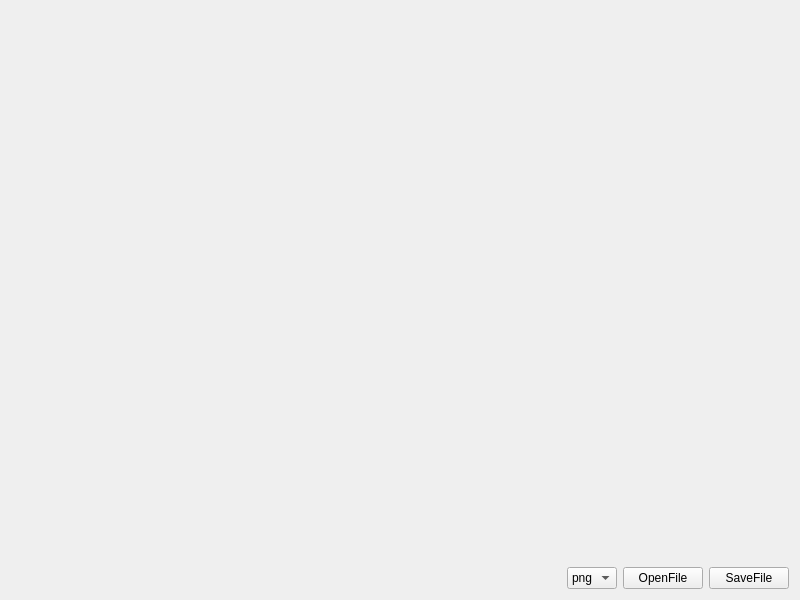
<?xml version="1.0" encoding="UTF-8"?>
<ui version="4.0">
 <class>Widget</class>
 <widget class="QWidget" name="Widget">
  <property name="geometry">
   <rect>
    <x>0</x>
    <y>0</y>
    <width>800</width>
    <height>600</height>
   </rect>
  </property>
  <property name="windowTitle">
   <string>Widget</string>
  </property>
  <layout class="QVBoxLayout" name="verticalLayout_2">
   <item>
    <layout class="QHBoxLayout" name="horizontalLayout_2">
     <item>
      <spacer name="horizontalSpacer_2">
       <property name="orientation">
        <enum>Qt::Horizontal</enum>
       </property>
       <property name="sizeHint" stdset="0">
        <size>
         <width>40</width>
         <height>20</height>
        </size>
       </property>
      </spacer>
     </item>
     <item>
      <layout class="QVBoxLayout" name="verticalLayout">
       <item>
        <spacer name="verticalSpacer">
         <property name="orientation">
          <enum>Qt::Vertical</enum>
         </property>
         <property name="sizeHint" stdset="0">
          <size>
           <width>20</width>
           <height>40</height>
          </size>
         </property>
        </spacer>
       </item>
       <item>
        <widget class="QLabel" name="Image">
         <property name="minimumSize">
          <size>
           <width>100</width>
           <height>100</height>
          </size>
         </property>
         <property name="text">
          <string/>
         </property>
        </widget>
       </item>
       <item>
        <spacer name="verticalSpacer_2">
         <property name="orientation">
          <enum>Qt::Vertical</enum>
         </property>
         <property name="sizeHint" stdset="0">
          <size>
           <width>20</width>
           <height>40</height>
          </size>
         </property>
        </spacer>
       </item>
      </layout>
     </item>
     <item>
      <spacer name="horizontalSpacer_3">
       <property name="orientation">
        <enum>Qt::Horizontal</enum>
       </property>
       <property name="sizeHint" stdset="0">
        <size>
         <width>40</width>
         <height>20</height>
        </size>
       </property>
      </spacer>
     </item>
    </layout>
   </item>
   <item>
    <layout class="QHBoxLayout" name="horizontalLayout">
     <item>
      <spacer name="horizontalSpacer">
       <property name="orientation">
        <enum>Qt::Horizontal</enum>
       </property>
       <property name="sizeHint" stdset="0">
        <size>
         <width>40</width>
         <height>20</height>
        </size>
       </property>
      </spacer>
     </item>
     <item>
      <widget class="QComboBox" name="TypeBox">
       <item>
        <property name="text">
         <string>png</string>
        </property>
       </item>
       <item>
        <property name="text">
         <string>jpg</string>
        </property>
       </item>
      </widget>
     </item>
     <item>
      <widget class="QPushButton" name="OpenFileButton">
       <property name="text">
        <string>OpenFile</string>
       </property>
      </widget>
     </item>
     <item>
      <widget class="QPushButton" name="SaveFileButton">
       <property name="text">
        <string>SaveFile</string>
       </property>
      </widget>
     </item>
    </layout>
   </item>
  </layout>
 </widget>
 <resources/>
 <connections/>
</ui>
